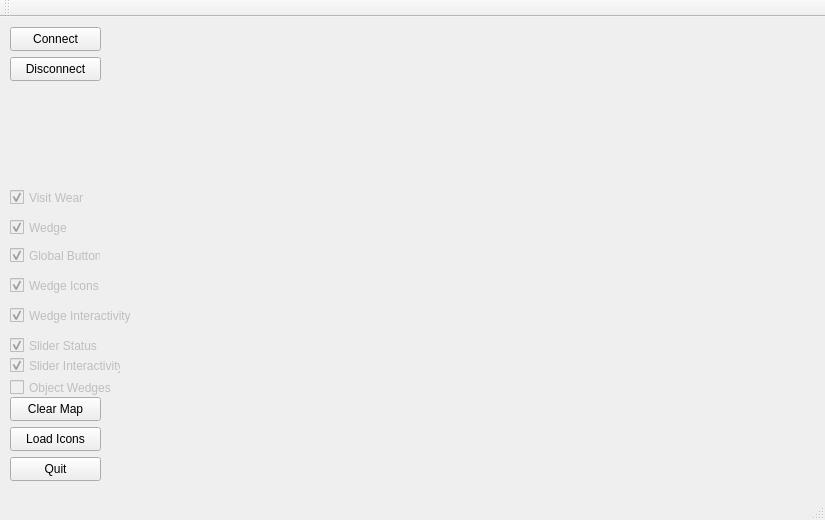
<?xml version="1.0" encoding="UTF-8"?>
<ui version="4.0">
 <class>MainWindow</class>
 <widget class="QMainWindow" name="MainWindow">
  <property name="geometry">
   <rect>
    <x>0</x>
    <y>0</y>
    <width>825</width>
    <height>520</height>
   </rect>
  </property>
  <property name="windowTitle">
   <string>MainWindow</string>
  </property>
  <widget class="QWidget" name="centralWidget">
   <widget class="QPushButton" name="btnConnect">
    <property name="geometry">
     <rect>
      <x>10</x>
      <y>10</y>
      <width>91</width>
      <height>24</height>
     </rect>
    </property>
    <property name="text">
     <string>Connect</string>
    </property>
   </widget>
   <widget class="QLabel" name="lblStatus">
    <property name="geometry">
     <rect>
      <x>30</x>
      <y>80</y>
      <width>311</width>
      <height>101</height>
     </rect>
    </property>
    <property name="text">
     <string/>
    </property>
   </widget>
   <widget class="QPushButton" name="btnDisconnect">
    <property name="geometry">
     <rect>
      <x>10</x>
      <y>40</y>
      <width>91</width>
      <height>24</height>
     </rect>
    </property>
    <property name="text">
     <string>Disconnect</string>
    </property>
   </widget>
   <widget class="QPushButton" name="btnQuit">
    <property name="geometry">
     <rect>
      <x>10</x>
      <y>440</y>
      <width>91</width>
      <height>24</height>
     </rect>
    </property>
    <property name="text">
     <string>Quit</string>
    </property>
   </widget>
   <widget class="QPushButton" name="btnLoad">
    <property name="geometry">
     <rect>
      <x>10</x>
      <y>410</y>
      <width>91</width>
      <height>24</height>
     </rect>
    </property>
    <property name="text">
     <string>Load Icons</string>
    </property>
   </widget>
   <widget class="QPushButton" name="btnClear">
    <property name="geometry">
     <rect>
      <x>10</x>
      <y>380</y>
      <width>91</width>
      <height>24</height>
     </rect>
    </property>
    <property name="text">
     <string>Clear Map</string>
    </property>
   </widget>
   <widget class="QCheckBox" name="chkWedge">
    <property name="enabled">
     <bool>false</bool>
    </property>
    <property name="geometry">
     <rect>
      <x>10</x>
      <y>200</y>
      <width>91</width>
      <height>21</height>
     </rect>
    </property>
    <property name="text">
     <string>Wedge</string>
    </property>
    <property name="checked">
     <bool>true</bool>
    </property>
   </widget>
   <widget class="QCheckBox" name="chkVw">
    <property name="enabled">
     <bool>false</bool>
    </property>
    <property name="geometry">
     <rect>
      <x>10</x>
      <y>170</y>
      <width>79</width>
      <height>21</height>
     </rect>
    </property>
    <property name="text">
     <string>Visit Wear</string>
    </property>
    <property name="checkable">
     <bool>true</bool>
    </property>
    <property name="checked">
     <bool>true</bool>
    </property>
   </widget>
   <widget class="QCheckBox" name="chkObjWedge">
    <property name="enabled">
     <bool>false</bool>
    </property>
    <property name="geometry">
     <rect>
      <x>10</x>
      <y>360</y>
      <width>121</width>
      <height>21</height>
     </rect>
    </property>
    <property name="text">
     <string>Object Wedges</string>
    </property>
   </widget>
   <widget class="QCheckBox" name="chkGlobalBtn">
    <property name="enabled">
     <bool>false</bool>
    </property>
    <property name="geometry">
     <rect>
      <x>10</x>
      <y>230</y>
      <width>91</width>
      <height>17</height>
     </rect>
    </property>
    <property name="text">
     <string>Global Button</string>
    </property>
    <property name="checked">
     <bool>true</bool>
    </property>
   </widget>
   <widget class="QCheckBox" name="chkWedgeIcon">
    <property name="enabled">
     <bool>false</bool>
    </property>
    <property name="geometry">
     <rect>
      <x>10</x>
      <y>260</y>
      <width>91</width>
      <height>17</height>
     </rect>
    </property>
    <property name="text">
     <string>Wedge Icons</string>
    </property>
    <property name="checked">
     <bool>true</bool>
    </property>
   </widget>
   <widget class="QCheckBox" name="chkWedgePresses">
    <property name="enabled">
     <bool>false</bool>
    </property>
    <property name="geometry">
     <rect>
      <x>10</x>
      <y>290</y>
      <width>121</width>
      <height>17</height>
     </rect>
    </property>
    <property name="text">
     <string>Wedge Interactivity</string>
    </property>
    <property name="checked">
     <bool>true</bool>
    </property>
   </widget>
   <widget class="QCheckBox" name="chkStatusSlider">
    <property name="enabled">
     <bool>false</bool>
    </property>
    <property name="geometry">
     <rect>
      <x>10</x>
      <y>320</y>
      <width>111</width>
      <height>17</height>
     </rect>
    </property>
    <property name="text">
     <string>Slider Status</string>
    </property>
    <property name="checked">
     <bool>true</bool>
    </property>
   </widget>
   <widget class="QCheckBox" name="checkBox">
    <property name="enabled">
     <bool>false</bool>
    </property>
    <property name="geometry">
     <rect>
      <x>10</x>
      <y>340</y>
      <width>111</width>
      <height>17</height>
     </rect>
    </property>
    <property name="text">
     <string>Slider Interactivity</string>
    </property>
    <property name="checked">
     <bool>true</bool>
    </property>
   </widget>
  </widget>
  <widget class="QMenuBar" name="menuBar">
   <property name="geometry">
    <rect>
     <x>0</x>
     <y>0</y>
     <width>825</width>
     <height>21</height>
    </rect>
   </property>
  </widget>
  <widget class="QToolBar" name="mainToolBar">
   <attribute name="toolBarArea">
    <enum>TopToolBarArea</enum>
   </attribute>
   <attribute name="toolBarBreak">
    <bool>false</bool>
   </attribute>
  </widget>
  <widget class="QStatusBar" name="statusBar"/>
 </widget>
 <layoutdefault spacing="6" margin="11"/>
 <resources/>
 <connections/>
</ui>
